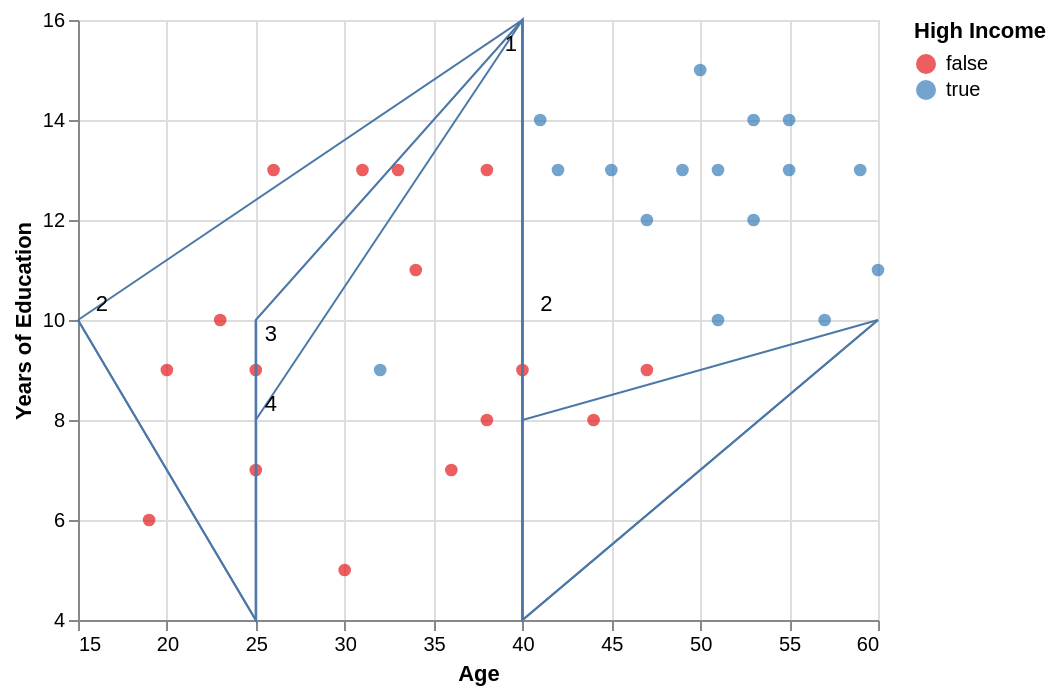

Write the Vega-Lite specification saved for this chart.
### Vega-Lite specification from a JSON file in a GitHub repository (floating-point values rounded to 4 significant figures)
{"config": {"view": {"continuousWidth": 400, "continuousHeight": 300}}, "layer": [{"data": {"values": [{"Age": 38, "Years of Education": 8, "High Income": false}, {"Age": 59, "Years of Education": 13, "High Income": true}, {"Age": 26, "Years of Education": 13, "High Income": false}, {"Age": 51, "Years of Education": 13, "High Income": true}, {"Age": 34, "Years of Education": 11, "High Income": false}, {"Age": 50, "Years of Education": 15, "High Income": true}, {"Age": 45, "Years of Education": 13, "High Income": true}, {"Age": 57, "Years of Education": 10, "High Income": true}, {"Age": 23, "Years of Education": 10, "High Income": false}, {"Age": 19, "Years of Education": 6, "High Income": false}, {"Age": 49, "Years of Education": 13, "High Income": true}, {"Age": 31, "Years of Education": 13, "High Income": false}, {"Age": 51, "Years of Education": 10, "High Income": true}, {"Age": 33, "Years of Education": 13, "High Income": false}, {"Age": 40, "Years of Education": 9, "High Income": false}, {"Age": 20, "Years of Education": 9, "High Income": false}, {"Age": 42, "Years of Education": 13, "High Income": true}, {"Age": 36, "Years of Education": 7, "High Income": false}, {"Age": 25, "Years of Education": 9, "High Income": false}, {"Age": 44, "Years of Education": 8, "High Income": false}, {"Age": 38, "Years of Education": 13, "High Income": false}, {"Age": 47, "Years of Education": 9, "High Income": false}, {"Age": 32, "Years of Education": 9, "High Income": true}, {"Age": 25, "Years of Education": 7, "High Income": false}, {"Age": 30, "Years of Education": 5, "High Income": false}, {"Age": 55, "Years of Education": 13, "High Income": true}, {"Age": 53, "Years of Education": 12, "High Income": true}, {"Age": 47, "Years of Education": 12, "High Income": true}, {"Age": 55, "Years of Education": 14, "High Income": true}, {"Age": 60, "Years of Education": 11, "High Income": true}, {"Age": 53, "Years of Education": 14, "High Income": true}, {"Age": 41, "Years of Education": 14, "High Income": true}]}, "mark": "circle", "encoding": {"color": {"type": "nominal", "field": "High Income", "scale": {"scheme": "set1"}}, "size": {"value": 40}, "x": {"type": "quantitative", "field": "Age", "scale": {"domain": [15, 60]}}, "y": {"type": "quantitative", "field": "Years of Education", "scale": {"domain": [4, 16]}}}}, {"data": {"values": [{"Age": 40, "Years of Education": 16, "High Income": false, "Depth": 1}, {"Age": 40, "Years of Education": 4, "High Income": true, "Depth": 1}, {"Age": 15, "Years of Education": 10, "High Income": false, "Depth": 2}, {"Age": 60, "Years of Education": 10, "High Income": true, "Depth": 2}, {"Age": 25, "Years of Education": 4, "High Income": false, "Depth": 3}, {"Age": 25, "Years of Education": 10, "High Income": true, "Depth": 3}, {"Age": 25, "Years of Education": 8, "High Income": false, "Depth": 4}, {"Age": 40, "Years of Education": 8, "High Income": true, "Depth": 4}]}, "mark": "line", "encoding": {"color": {}, "size": {"value": 1}, "x": {"type": "quantitative", "field": "Age"}, "y": {"type": "quantitative", "field": "Years of Education"}}}, {"data": {"values": [{"Age": 40, "Years of Education": 16, "High Income": false, "Depth": 2}, {"Age": 40, "Years of Education": 4, "High Income": true, "Depth": 2}, {"Age": 15, "Years of Education": 10, "High Income": false, "Depth": 3}, {"Age": 60, "Years of Education": 10, "High Income": true, "Depth": 3}, {"Age": 25, "Years of Education": 4, "High Income": false, "Depth": 4}, {"Age": 25, "Years of Education": 10, "High Income": true, "Depth": 4}]}, "mark": "line", "encoding": {"color": {}, "size": {"value": 1}, "x": {"type": "quantitative", "field": "Age"}, "y": {"type": "quantitative", "field": "Years of Education"}}}, {"data": {"values": [{"Age": 40, "Years of Education": 16, "High Income": false, "Depth": 3}, {"Age": 40, "Years of Education": 4, "High Income": true, "Depth": 3}, {"Age": 15, "Years of Education": 10, "High Income": false, "Depth": 4}, {"Age": 60, "Years of Education": 10, "High Income": true, "Depth": 4}]}, "mark": "line", "encoding": {"color": {}, "size": {"value": 1}, "x": {"type": "quantitative", "field": "Age"}, "y": {"type": "quantitative", "field": "Years of Education"}}}, {"data": {"values": [{"Age": 40, "Years of Education": 16, "High Income": false, "Depth": 4}, {"Age": 40, "Years of Education": 4, "High Income": true, "Depth": 4}]}, "mark": "line", "encoding": {"color": {}, "size": {"value": 1}, "x": {"type": "quantitative", "field": "Age"}, "y": {"type": "quantitative", "field": "Years of Education"}}}, {"data": {"values": [{"Age": 39, "Years of Education": 15.5, "High Income": false, "Depth": 1}, {"Age": 16, "Years of Education": 10.3, "High Income": true, "Depth": 2}, {"Age": 41, "Years of Education": 10.3, "High Income": false, "Depth": 2}, {"Age": 25.5, "Years of Education": 9.7, "High Income": true, "Depth": 3}, {"Age": 25.5, "Years of Education": 8.3, "High Income": false, "Depth": 4}]}, "mark": {"type": "text", "align": "left"}, "encoding": {"text": {"type": "ordinal", "field": "Depth"}, "x": {"type": "quantitative", "field": "Age"}, "y": {"type": "quantitative", "field": "Years of Education"}}}], "$schema": "https://vega.github.io/schema/vega-lite/v5.json", "data": {"values": [{"Age": 38, "Years of Education": 8, "High Income": false}, {"Age": 59, "Years of Education": 13, "High Income": true}, {"Age": 26, "Years of Education": 13, "High Income": false}, {"Age": 51, "Years of Education": 13, "High Income": true}, {"Age": 34, "Years of Education": 11, "High Income": false}, {"Age": 50, "Years of Education": 15, "High Income": true}, {"Age": 45, "Years of Education": 13, "High Income": true}, {"Age": 57, "Years of Education": 10, "High Income": true}, {"Age": 23, "Years of Education": 10, "High Income": false}, {"Age": 19, "Years of Education": 6, "High Income": false}, {"Age": 49, "Years of Education": 13, "High Income": true}, {"Age": 31, "Years of Education": 13, "High Income": false}, {"Age": 51, "Years of Education": 10, "High Income": true}, {"Age": 33, "Years of Education": 13, "High Income": false}, {"Age": 40, "Years of Education": 9, "High Income": false}, {"Age": 20, "Years of Education": 9, "High Income": false}, {"Age": 42, "Years of Education": 13, "High Income": true}, {"Age": 36, "Years of Education": 7, "High Income": false}, {"Age": 25, "Years of Education": 9, "High Income": false}, {"Age": 44, "Years of Education": 8, "High Income": false}, {"Age": 38, "Years of Education": 13, "High Income": false}, {"Age": 47, "Years of Education": 9, "High Income": false}, {"Age": 32, "Years of Education": 9, "High Income": true}, {"Age": 25, "Years of Education": 7, "High Income": false}, {"Age": 30, "Years of Education": 5, "High Income": false}, {"Age": 55, "Years of Education": 13, "High Income": true}, {"Age": 53, "Years of Education": 12, "High Income": true}, {"Age": 47, "Years of Education": 12, "High Income": true}, {"Age": 55, "Years of Education": 14, "High Income": true}, {"Age": 60, "Years of Education": 11, "High Income": true}, {"Age": 53, "Years of Education": 14, "High Income": true}, {"Age": 41, "Years of Education": 14, "High Income": true}]}}
